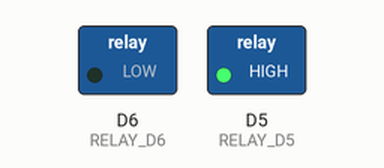
Simulated run of this sketch. Board: ESP8266 (NodeMCU). Parts: switched loads named in the sketch (green lamp = pin HIGH). Dashed ring = blinking. What the sketch prints to the serial monitor is not drawn.

Above: at 0.7 s.
Timing chart, 0 to 5.7 s (numbered marks = the images above):
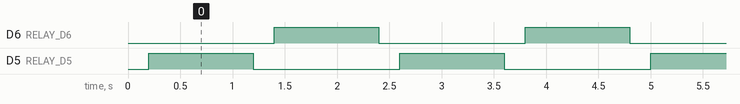

The sketch:

RelayD5D6Test.ino
```cpp
/*
  RelayD5D6Test — Test 2 relay: D5 (van) va D6 (bom) tren may ca phe.
  NodeMCU D5 = GPIO14, D6 = GPIO12. HIGH = ON.
  Hanh vi: D5 ON 1s -> OFF -> D6 ON 1s -> OFF, lap lai.
  Mo Serial @115200 de xem + nghe relay dong/ngat.
*/

#include <Arduino.h>

#define RELAY_D5 D5
#define RELAY_D6 D6
const uint32_t TOGGLE_MS = 1000;

void setup() {
  pinMode(RELAY_D5, OUTPUT);
  pinMode(RELAY_D6, OUTPUT);
  digitalWrite(RELAY_D5, LOW);
  digitalWrite(RELAY_D6, LOW);
  Serial.begin(115200);
  delay(200);
  Serial.println("RelayD5D6Test: D5 ON 1s / OFF, D6 ON 1s / OFF, lap lai");
}

void pulse(int pin, const char *name) {
  digitalWrite(pin, HIGH);
  Serial.print(name);
  Serial.println(" = ON");
  delay(TOGGLE_MS);
  digitalWrite(pin, LOW);
  Serial.print(name);
  Serial.println(" = OFF");
  delay(200);   // nghi giua 2 relay
}

void loop() {
  pulse(RELAY_D5, "D5");
  pulse(RELAY_D6, "D6");
}
```

Measured:
- by itself, D6 (RELAY_D6), D5 (RELAY_D5): alternates HIGH for 1.0 s and LOW for 1.4 s
- by itself, everything shown: repeats every 2.4 s, in 4 steps
